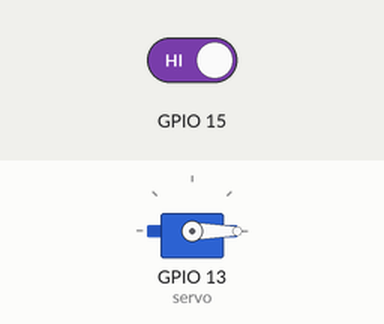
This sketch was run on a simulated ESP32. Parts: servo. The test bench sets the inputs (shaded band); at power-on: GPIO 15 HIGH. WiFi joins after 1.5 s; servers stay silent unless stated.

Above: at 3.0 s.
3.1 s: GPIO 15 driven LOW
At 3.27 s:
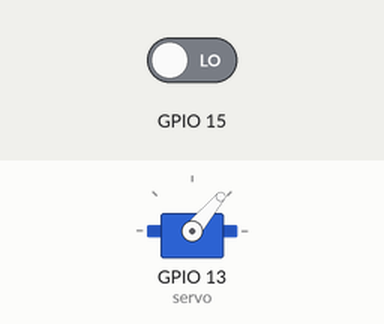
9.1 s: GPIO 15 driven HIGH
At 10.5 s:
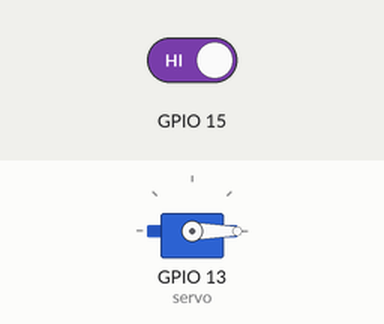
Timing chart, 0 to 12.1 s (numbered marks = the images above; inputs shaded):
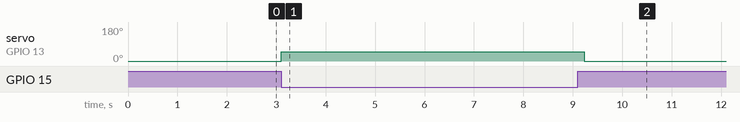

Measured:
- after the input at 3.1 s, servo on GPIO 13 (servo): 0° → 50° at once
- after the input at 9.1 s, servo on GPIO 13 (servo): 50° → 0° after 0.13 s

The sketch:

autoFeederFinish.ino
```cpp
#include <WiFi.h>
#include <WiFiClient.h>
#include <BlynkSimpleEsp32.h>
#include <ESP32Servo.h>
Servo servo ;
#define BLYNK_TEMPLATE_ID           "TMPLxxxxxx"
#define BLYNK_DEVICE_NAME           "Auto Feeder"
#define BLYNK_AUTH_TOKEN            ""
char auth[] = BLYNK_AUTH_TOKEN;
char ssid[] = "Enrique174_2.4G";
char pass[] = "OakSia174";

void feed(){
  servo.write(50);
  delay(175) ;
  servo.write(0) ;
}

BLYNK_WRITE(V1)
{
  int pinValue = param.asInt();
  // assigning incoming value from pin V1 to a variable
  Serial.println(pinValue) ;
  if(pinValue == 1){
    feed();
  }
}
void setup() {
  Serial.begin(115200);
  servo.attach(13) ;
  servo.write(0) ;
  pinMode(15,INPUT);
  Blynk.begin(auth, ssid, pass);
}

void loop() {
  Blynk.run();
  if(digitalRead(15)==LOW){
    feed();
  }
}
```
